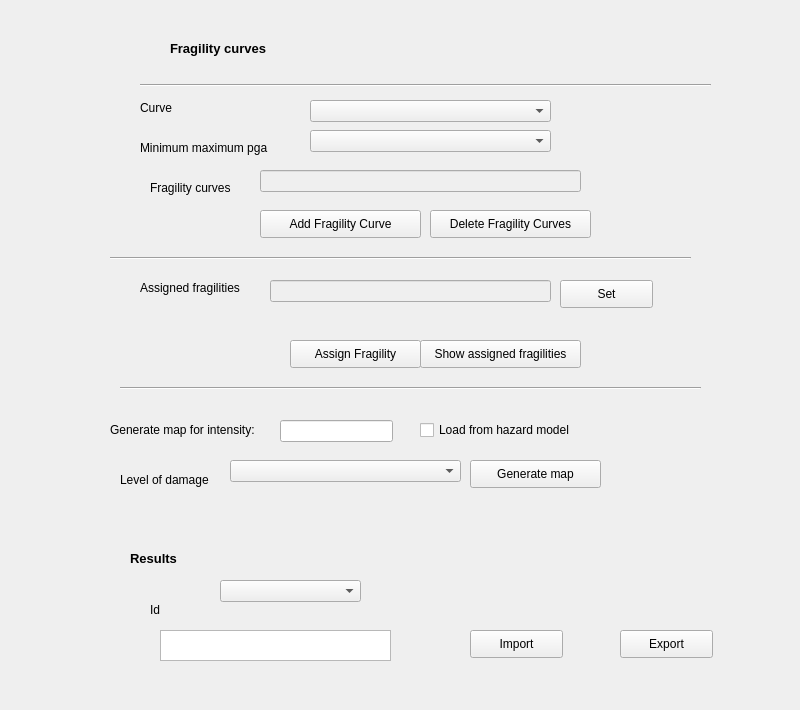
        <widget class="QWidget" name="vulnerability2tab">
         <attribute name="title">
          <string>Fragility curves</string>
         </attribute>
         <widget class="QLabel" name="label_18">
          <property name="geometry">
           <rect>
            <x>170</x>
            <y>40</y>
            <width>171</width>
            <height>16</height>
           </rect>
          </property>
          <property name="font">
           <font>
            <pointsize>10</pointsize>
            <weight>75</weight>
            <bold>true</bold>
           </font>
          </property>
          <property name="text">
           <string>Fragility curves</string>
          </property>
         </widget>
         <widget class="QLabel" name="label_27">
          <property name="geometry">
           <rect>
            <x>140</x>
            <y>100</y>
            <width>53</width>
            <height>16</height>
           </rect>
          </property>
          <property name="text">
           <string>Curve</string>
          </property>
         </widget>
         <widget class="QComboBox" name="selectCurvescomboBox">
          <property name="geometry">
           <rect>
            <x>310</x>
            <y>100</y>
            <width>241</width>
            <height>22</height>
           </rect>
          </property>
         </widget>
         <widget class="QLabel" name="label_36">
          <property name="geometry">
           <rect>
            <x>110</x>
            <y>420</y>
            <width>171</width>
            <height>20</height>
           </rect>
          </property>
          <property name="text">
           <string>Generate map for intensity:</string>
          </property>
         </widget>
         <widget class="QLabel" name="label_37">
          <property name="geometry">
           <rect>
            <x>120</x>
            <y>470</y>
            <width>101</width>
            <height>20</height>
           </rect>
          </property>
          <property name="text">
           <string>Level of damage</string>
          </property>
         </widget>
         <widget class="QComboBox" name="levelDamagesComboBox">
          <property name="geometry">
           <rect>
            <x>230</x>
            <y>460</y>
            <width>231</width>
            <height>22</height>
           </rect>
          </property>
         </widget>
         <widget class="QPushButton" name="generateMapByCurveButton">
          <property name="geometry">
           <rect>
            <x>470</x>
            <y>460</y>
            <width>131</width>
            <height>28</height>
           </rect>
          </property>
          <property name="text">
           <string>Generate map</string>
          </property>
         </widget>
         <widget class="QLineEdit" name="earthquakeIntensityVulverabilityCurvesText">
          <property name="geometry">
           <rect>
            <x>280</x>
            <y>420</y>
            <width>113</width>
            <height>22</height>
           </rect>
          </property>
         </widget>
         <widget class="QPushButton" name="assignFragilityPushButton">
          <property name="geometry">
           <rect>
            <x>290</x>
            <y>340</y>
            <width>131</width>
            <height>28</height>
           </rect>
          </property>
          <property name="whatsThis">
           <string>Load the data in the input comunity layer</string>
          </property>
          <property name="text">
           <string>Assign Fragility</string>
          </property>
         </widget>
         <widget class="QPushButton" name="addFragilityCurveButton">
          <property name="geometry">
           <rect>
            <x>260</x>
            <y>210</y>
            <width>161</width>
            <height>28</height>
           </rect>
          </property>
          <property name="text">
           <string>Add Fragility Curve</string>
          </property>
         </widget>
         <widget class="QPushButton" name="deleteFragilityCurvesButton">
          <property name="geometry">
           <rect>
            <x>430</x>
            <y>210</y>
            <width>161</width>
            <height>28</height>
           </rect>
          </property>
          <property name="text">
           <string>Delete Fragility Curves</string>
          </property>
         </widget>
         <widget class="QPushButton" name="showAssignedFragilitiesButton">
          <property name="geometry">
           <rect>
            <x>420</x>
            <y>340</y>
            <width>161</width>
            <height>28</height>
           </rect>
          </property>
          <property name="text">
           <string>Show assigned fragilities</string>
          </property>
         </widget>
         <widget class="QLabel" name="label_38">
          <property name="geometry">
           <rect>
            <x>140</x>
            <y>140</y>
            <width>161</width>
            <height>16</height>
           </rect>
          </property>
          <property name="text">
           <string>Minimum maximum pga</string>
          </property>
         </widget>
         <widget class="QComboBox" name="minimMaximIMLcomboBox">
          <property name="geometry">
           <rect>
            <x>310</x>
            <y>130</y>
            <width>241</width>
            <height>22</height>
           </rect>
          </property>
         </widget>
         <widget class="Line" name="line">
          <property name="geometry">
           <rect>
            <x>110</x>
            <y>250</y>
            <width>581</width>
            <height>16</height>
           </rect>
          </property>
          <property name="orientation">
           <enum>Qt::Horizontal</enum>
          </property>
         </widget>
         <widget class="Line" name="line_2">
          <property name="geometry">
           <rect>
            <x>140</x>
            <y>70</y>
            <width>571</width>
            <height>31</height>
           </rect>
          </property>
          <property name="orientation">
           <enum>Qt::Horizontal</enum>
          </property>
         </widget>
         <widget class="QLineEdit" name="assignedFragilitiesLinesEdit">
          <property name="enabled">
           <bool>false</bool>
          </property>
          <property name="geometry">
           <rect>
            <x>270</x>
            <y>280</y>
            <width>281</width>
            <height>22</height>
           </rect>
          </property>
         </widget>
         <widget class="QLabel" name="label_45">
          <property name="geometry">
           <rect>
            <x>140</x>
            <y>280</y>
            <width>161</width>
            <height>16</height>
           </rect>
          </property>
          <property name="text">
           <string>Assigned fragilities</string>
          </property>
         </widget>
         <widget class="QLabel" name="label_40">
          <property name="geometry">
           <rect>
            <x>150</x>
            <y>180</y>
            <width>121</width>
            <height>16</height>
           </rect>
          </property>
          <property name="text">
           <string>Fragility curves </string>
          </property>
         </widget>
         <widget class="QLineEdit" name="fragilityCurvesRouteLineEdit">
          <property name="enabled">
           <bool>false</bool>
          </property>
          <property name="geometry">
           <rect>
            <x>260</x>
            <y>170</y>
            <width>321</width>
            <height>22</height>
           </rect>
          </property>
         </widget>
         <widget class="Line" name="line_3">
          <property name="geometry">
           <rect>
            <x>120</x>
            <y>380</y>
            <width>581</width>
            <height>16</height>
           </rect>
          </property>
          <property name="orientation">
           <enum>Qt::Horizontal</enum>
          </property>
         </widget>
         <widget class="QPushButton" name="pushButton_4">
          <property name="geometry">
           <rect>
            <x>560</x>
            <y>280</y>
            <width>93</width>
            <height>28</height>
           </rect>
          </property>
          <property name="text">
           <string>Set</string>
          </property>
         </widget>
         <widget class="QCheckBox" name="checkBox">
          <property name="geometry">
           <rect>
            <x>420</x>
            <y>420</y>
            <width>201</width>
            <height>20</height>
           </rect>
          </property>
          <property name="text">
           <string>Load from hazard model</string>
          </property>
         </widget>
         <widget class="QWidget" name="fragilityCurvesResultsWidget" native="true">
          <property name="geometry">
           <rect>
            <x>100</x>
            <y>530</y>
            <width>321</width>
            <height>171</height>
           </rect>
          </property>
          <widget class="QLabel" name="label_47">
           <property name="geometry">
            <rect>
             <x>30</x>
             <y>20</y>
             <width>101</width>
             <height>16</height>
            </rect>
           </property>
           <property name="font">
            <font>
             <pointsize>10</pointsize>
             <weight>75</weight>
             <bold>true</bold>
            </font>
           </property>
           <property name="text">
            <string>Results</string>
           </property>
          </widget>
          <widget class="QComboBox" name="idComboBox_2">
           <property name="geometry">
            <rect>
             <x>120</x>
             <y>50</y>
             <width>141</width>
             <height>22</height>
            </rect>
           </property>
          </widget>
          <widget class="QTableWidget" name="tableViewMethodology_2">
           <property name="geometry">
            <rect>
             <x>60</x>
             <y>100</y>
             <width>231</width>
             <height>31</height>
            </rect>
           </property>
          </widget>
          <widget class="QLabel" name="label_14">
           <property name="geometry">
            <rect>
             <x>50</x>
             <y>70</y>
             <width>21</width>
             <height>20</height>
            </rect>
           </property>
           <property name="text">
            <string>Id</string>
           </property>
          </widget>
         </widget>
         <widget class="QWidget" name="importExportFragCurvesWidget" native="true">
          <property name="geometry">
           <rect>
            <x>410</x>
            <y>540</y>
            <width>381</width>
            <height>141</height>
           </rect>
          </property>
          <widget class="QWidget" name="verticalLayoutWidget">
           <property name="geometry">
            <rect>
             <x>50</x>
             <y>30</y>
             <width>321</width>
             <height>31</height>
            </rect>
           </property>
           <layout class="QVBoxLayout" name="layoutPlot"/>
          </widget>
          <widget class="QPushButton" name="importFragilitiesButton">
           <property name="geometry">
            <rect>
             <x>60</x>
             <y>90</y>
             <width>93</width>
             <height>28</height>
            </rect>
           </property>
           <property name="text">
            <string>Import</string>
           </property>
          </widget>
          <widget class="QPushButton" name="exportFragilitiesButton">
           <property name="geometry">
            <rect>
             <x>210</x>
             <y>90</y>
             <width>93</width>
             <height>28</height>
            </rect>
           </property>
           <property name="text">
            <string>Export</string>
           </property>
          </widget>
         </widget>
        </widget>
